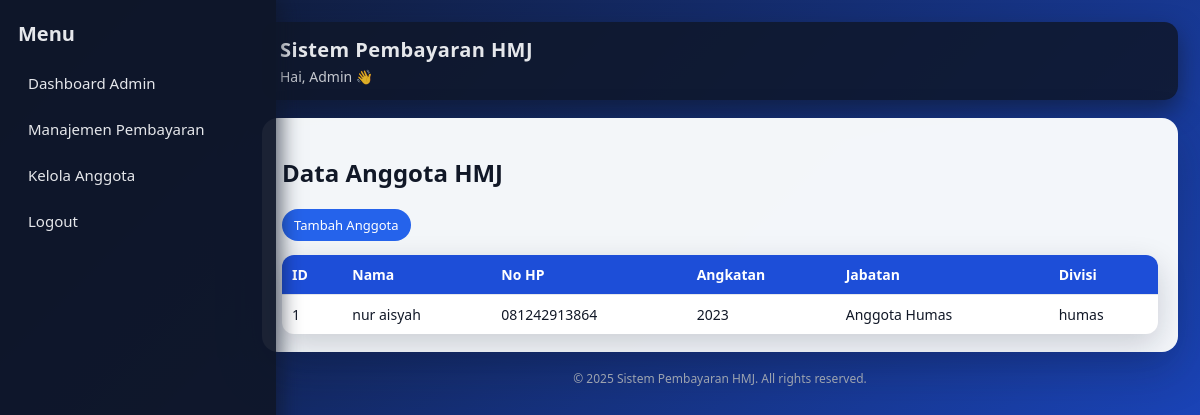
/anggota_list.php (signed in), run on the app's committed database.
### tables this page shows
CREATE TABLE `anggota` (
  `id` int(11) NOT NULL,
  `user_id` int(11) DEFAULT NULL,
  `nama` varchar(100) NOT NULL,
  `no_hp` varchar(30) NOT NULL,
  `angkatan` varchar(20) NOT NULL,
  `jabatan` varchar(50) NOT NULL,
  `divisi` varchar(50) NOT NULL,
  `foto` varchar(255) DEFAULT NULL,
  `created_at` datetime NOT NULL DEFAULT current_timestamp()
);

### anggota_list.php (the view, shortened to what this page needs)
<?php
include "koneksi.php";
$data = mysqli_query($koneksi, "SELECT * FROM anggota ORDER BY created_at DESC");
?>
<!DOCTYPE html>
<html lang="id">
<head>
    <link rel="stylesheet" href="style.css">
</head>
<body>
<div class="wrapper">
    <?php include "sidebar.php"; ?>
    <div class="content">
        <?php include "header.php"; ?>
        <div class="card-box">
            <h2>Data Anggota HMJ</h2>
            <a href="form_anggota.php" class="btn-primary">Tambah Anggota</a>
            <table>
                <thead>
                <tr>
                    <th>ID</th>
                    <th>Nama</th>
                    <th>No HP</th>
                    <th>Angkatan</th>
                    <th>Jabatan</th>
                    <th>Divisi</th>
                </tr>
                </thead>
                <tbody>
                <?php if (mysqli_num_rows($data) === 0): ?>
                    <tr><td colspan="6">Belum ada data anggota.</td></tr>
                <?php else: ?>
                    <?php while ($d = mysqli_fetch_assoc($data)): ?>
                        <tr>
                            <td><?= $d['id']; ?></td>
                            <td><?= htmlspecialchars($d['nama']); ?></td>
                            <td><?= htmlspecialchars($d['no_hp']); ?></td>
                            <td><?= htmlspecialchars($d['angkatan']); ?></td>
                            <td><?= htmlspecialchars($d['jabatan']); ?></td>
                            <td><?= htmlspecialchars($d['divisi']); ?></td>
                        </tr>
                    <?php endwhile; ?>
                <?php endif; ?>
                </tbody>
            </table>
        </div>
        <?php include "footer.php"; ?>
    </div>
</div>
</body>
</html>

### style.css (style rules this page uses)
body { font-family: system-ui, -apple-system, BlinkMacSystemFont, "Segoe UI", sans-serif; margin: 0; background: linear-gradient(135deg, #0f172a, #1d4ed8); color: #111827; }
.wrapper { display: flex; min-height: 100vh; }
.content { margin-left: 240px; padding: 22px; width: calc(100% - 240px); box-sizing: border-box; }
.card-box { background: rgba(248, 250, 252, 0.98); border-radius: 16px; padding: 18px 20px; box-shadow: 0 18px 45px rgba(15, 23, 42, 0.25); margin-bottom: 18px; }
table { width: 100%; border-collapse: collapse; margin-top: 14px; background: white; border-radius: 12px; overflow: hidden; box-shadow: 0 10px 30px rgba(15, 23, 42, 0.18); }
th, td { border-bottom: 1px solid #e5e7eb; padding: 10px 10px; text-align: left; font-size: 14px; }
th { background: #1d4ed8; color: white; font-weight: 600; }
tr:last-child td { border-bottom: none; }
.btn-verify, .btn-delete, .btn-edit, .btn-primary, .btn-secondary, .btn-outline { border: none; padding: 7px 12px; cursor: pointer; border-radius: 999px; font-size: 13px; line-height: 1.4; display: inline-flex; align-items: center; gap: 4px; text-decoration: none; }
.btn-primary { background: #2563eb; color: white; }

### data on the page
anggota: id "1", nama "nur aisyah", no_hp "081242913864", angkatan "2023", jabatan "Anggota Humas", divisi "humas"

### other printed values
$_SESSION['nama'] "Admin"
